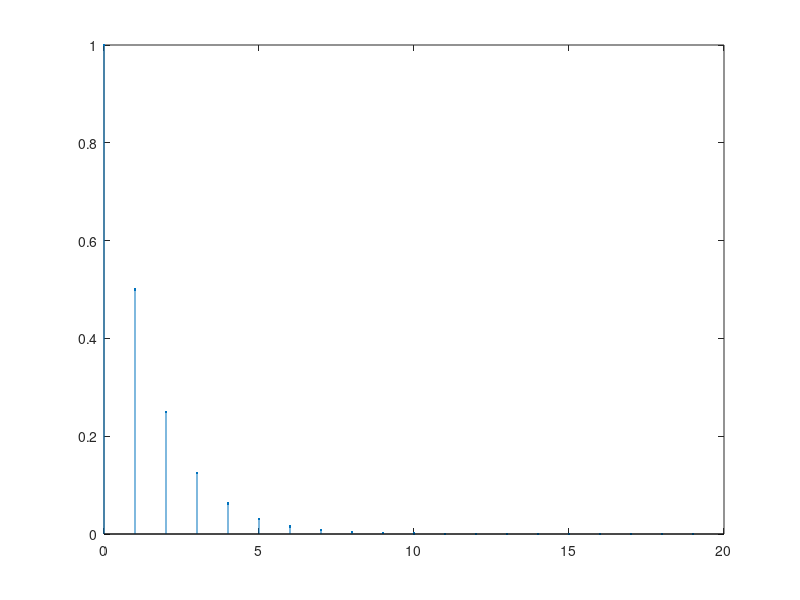
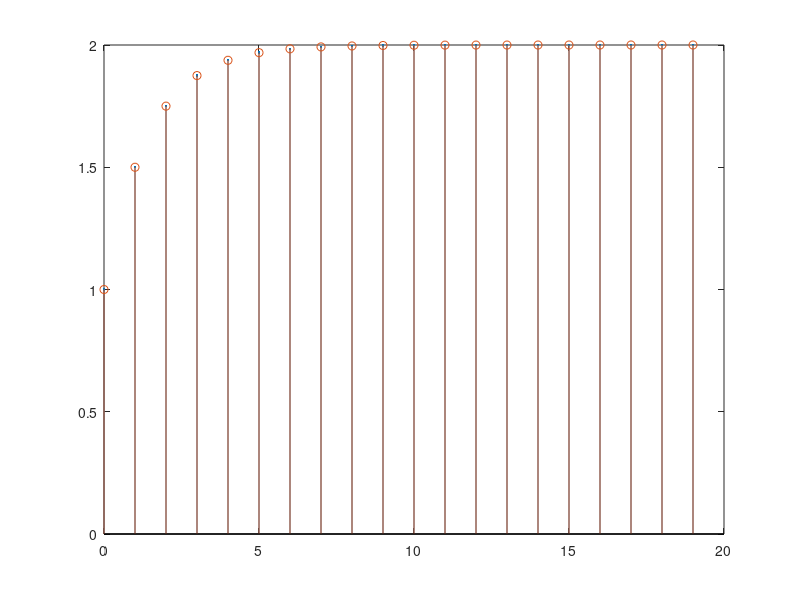
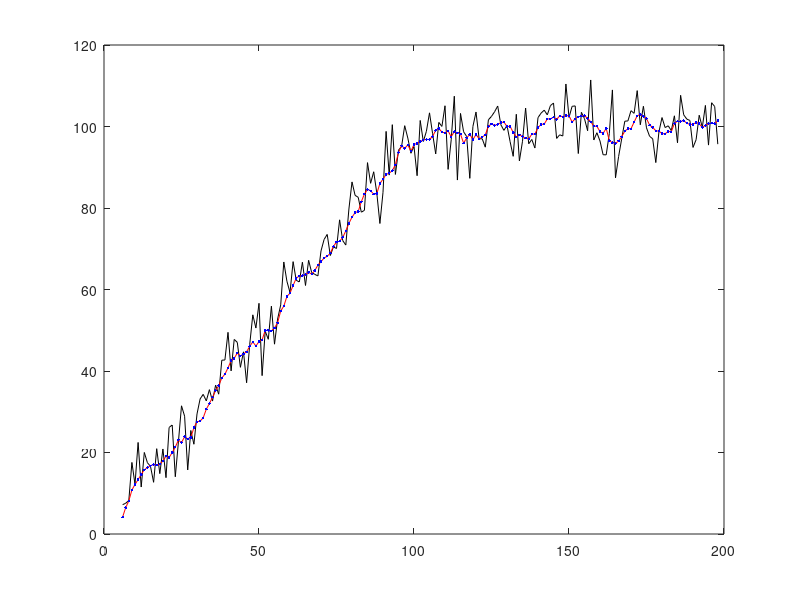
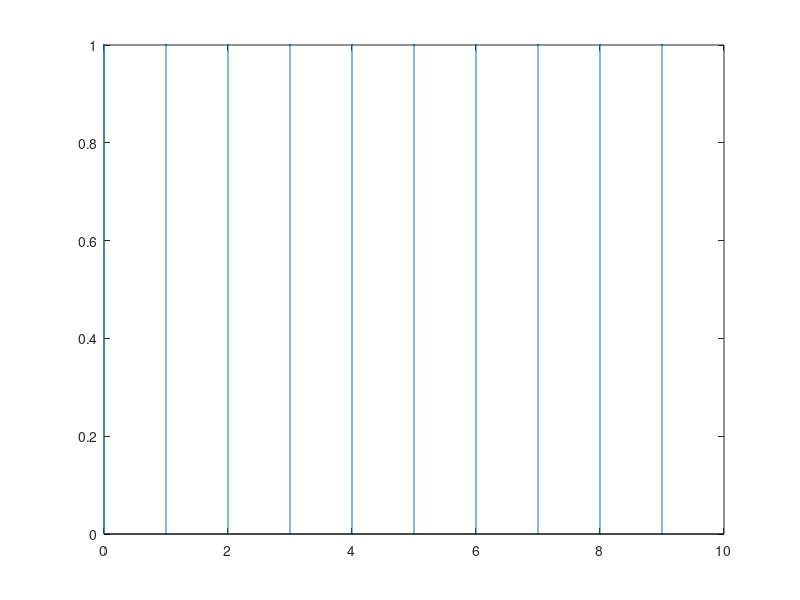

These charts were generated, in order, by the following MATLAB code:
%% INIT

clc;
close;
clear;

%% ACCUMULATOR SYSTEM

% Input signal (decreasing exponential)

N = 20;        	% Number of samples
n = 0:N-1;     	% Time vector
a = 0.5;     	% Exponential rate
x = a.^n;       % Discrete Signal (from 0 to N-1)

figure,
stem(n,x,'.')

% Output signal

y1 = zeros(1,N);
y1(1) = x(1);
y2 = y1;

for k = 2:N
    y1(k) = sum(x(1:k));
    y2(k) = y2(k-1) + x(k);
end

figure,
stem(n,y1,'.')
hold on
stem(n,y2,'o')

%% MOVING AVERAGE SYSTEM

% Input signal (noisy)

x1 = (1:100) + 5*randn(1,100);
x2 = 100 + 5*randn(1,100);
x = [x1,x2];
x_length = length(x);

% Parameters for moving average

M1 = 2;
M2 = 5;

% Output signal (filtered)

y1 = zeros(1,x_length);
y1(M2+1) = mean(x(1:M2+1+M1));
y2 = y1;

for k = (M2+2):(x_length-M1),
    y1(k) = mean(x(k-M2:k+M1));
    y2(k) = y2(k-1) + (x(k+M1) - x(k-M2-1))/(M2+M1+1);
end

% Figures (just show filtered part of signal)

n = (M2+1):(x_length-M1);

figure, plot(n,x(n),'k');
hold on,
plot(n,y1(n),'r');
plot(n,y2(n),'b.');

%% CONVOLUTION

% Input signal (unit pulse)

N = 10;         % Number of samples
x = ones(1,N);  % Discrete Signal (from 0 to N-1)

figure, stem(0:N-1,x,'.')

% Impulse response (decreasing exponential)

M = 10;         % Number of samples
a = 0.5;        % Exponential rate
h = a.^(0:M-1);	% Discrete Signal (from 0 to M-1)

figure, stem(0:M-1,h,'.')

% Output signal (convolution between x and h)

y = conv(x,h);

figure, stem(0:M+N-2,y,'.')

%% CONVOLUTION x DIFFERENCE EQUATIONS (1)

% Input signal (cosine)

N = 100;                % Number of samples
x = cos(pi/8*(0:N-1));	% Discrete Signal (from 0 to N-1)

figure,plot(x)

% Impulse response (decreasing exponential)

M = 50;             % Number of samples
a = 0.5;            % Exponential rate
h = a.^(0:M-1);     % Discrete Signal (from 0 to M-1)

figure,stem(h,'.')

% Output signal (convolution between x and h)

y1 = conv(x,h);

% Difference equations (decreasing exponential)

B = 1;
A = [1 -a];

% Output signal (filter input signal)

y2 = filter(B,A,x);

% Figures

figure,
plot(y1,'b')
hold on
plot(y2,'r')

%% CONVOLUTION x DIFFERENCE EQUATIONS (2)

% Input signal (cosine)

N = 100;                % Number of samples
x = cos(pi/8*(0:N-1));	% Discrete Signal (from 0 to N-1)

% Impulse response (rectangular pulse)

M = 100;                % Number of samples
h = ones(M,1);          % Discrete Signal (from 0 to M-1)

% Shorter signal

n_samples = min([N,M]);

% Output signal (convolution between x and h)

y1 = conv(x,h);

% Difference equations (unit step)

B = 1;
A = [1 -1];

% Output signal (filter input signal)

y2 = filter(B,A,x);

% Figures

figure,plot(x)

figure,stem(h,'.')

figure,
plot(y1(1:n_samples),'b.')
hold on
plot(y2(1:n_samples),'r')

%% FREQUENCY RESPONSE + IDEAL DELAY

% Input signal

N = 2000;       % Number of samples
w1 = 1*pi/5;    % First signal frequency
w2 = 3*pi/4;    % Second signal frequency
n = 0:N-1;      % Discrete time

x = cos(w1*n) + cos(w2*n);

% Impulse response (ideal delay)

Nd = 5;
h = [zeros(1,Nd),1];

% Output signal (convolution between x and h)

y1 = conv(h,x);

% Figures (in time)

figure,
stem(n,x,'b.')
hold on
stem(1:length(y1),y1,'r.')

% Calculate frequency response

w_x = linspace(-pi,pi,length(x));
fw_x = abs(fftshift(fft(x)));

w_y = linspace(-pi,pi,length(y1));
fw_y = abs(fftshift(fft(y1)));

% Figures (in frequency)

figure,
plot(w_x,fw_x)
hold on
plot(w_y,fw_y)

%% END